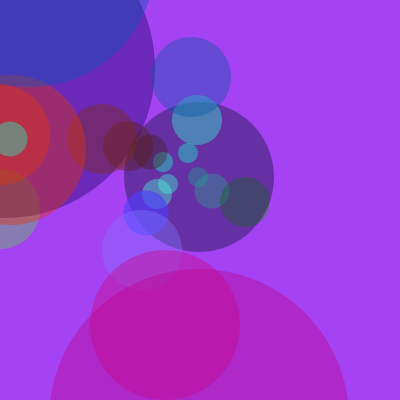
Frame 1 (no input)
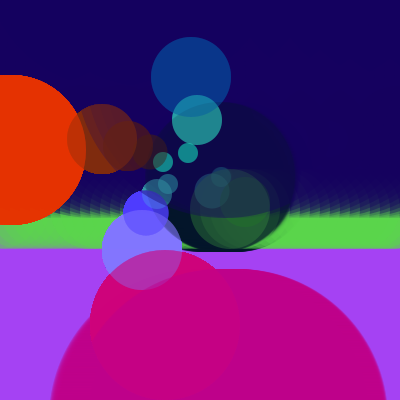
Frame 60 (the mouse pressed at the canvas centre just before this capture)
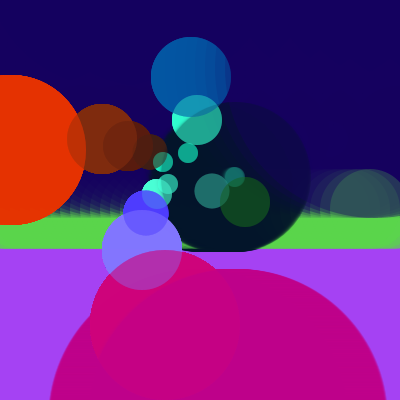
Frame 120 (the mouse held since frame 60 and released just before this capture)

The Processing sketch that drew these frames (run headless with seeded random() and noise(); from frame 60 on, the mouse is pressed at the canvas centre):

// Processing sketch: processing_133826
// ── processing_133826.pde

//brushes
float circleX;
float circleH;
float circleS;
float xspeed = 1;
float hspeed = 5;
float sspeed = 10;
float zspeed = 20;

//canvas
void setup(){
  background(random(256),random(256),random(256));
  size(400, 400);
  noStroke();
  circleX = 198;
  smooth();
  frameRate(60);
}

//art
void mousePressed(){
  background(random(256),random(256),random(256));
  noStroke(); //NOTE: you only have to do this once
  //reset background every time so you don't end up with a solid gradient at one point
  fill (112,96,255,60);
  ellipse(random(-50,400),random(-50,400),250,250);
  
  fill (134,121,255,60);
  ellipse(random(-50,400),random(-50,400),250,250);
  
  fill (152,2,202,60);
  ellipse(random(-50,400),random(-50,400),250,250);
  
  fill (183,19,255,60);
  ellipse(circleS,random(-50,400),250,250);
  
  fill (206,0,122,60);
  ellipse(random(-50,400),random(-50,400),250,250);
  
  fill (20,131,73,60);
  ellipse(random(-50,400),random(-50,400),300,300);
  
  fill (42,142,90,60);
  ellipse(random(-50,400),random(-50,400),300,300);
  
  fill (3,124,176,60);
  ellipse(random(-50,400),random(-50,400),300,300);
  
  fill (3,120,180,60);
  ellipse(random(-50,400),random(-50,400),300,300);
  
  fill (80,100,255,60);
  ellipse(circleX,random(-50,400),300,300);
  
  fill (1,88,184,60);
  ellipse(random(-50,400),random(-50,400),300,300);
  
  fill (183,19,255,60);
  ellipse(random(-50,400),random(-50,400),300,300);
}

void draw() {
  //instance of many circles
  //background(random(256),random(256),random(256));
  frameRate(60);
  
  fill (47,255,209,100);
  ellipse(circleX,177,20,20);
  circleX= circleX + xspeed;
  
  fill (73,255,215,100);
  ellipse(212,191,35,35);

  fill (31,145,20,100);
  ellipse(245,202,50,50);
  
  fill (89,214,73,100);
  ellipse(circleH,209,80,80);
  circleH = circleH + hspeed;
  
  fill (3,21,40,100);
  ellipse(circleX,177,150,150);
  
  fill (58,255,212,100);
  ellipse(168,184,20,20);
  
  fill (73,255,215,100);
  ellipse(157,194,30,30);
  
  fill (80,60,255,100);
  ellipse(146,213,45,45);
  
  fill (80,60,255,100);
  ellipse(146,213,45,45);
  
  fill (129,117,255,100);
  ellipse(142,250,80,80);
  
  fill (206,3,123,100);
  ellipse(165,325,150,150);
  
  fill (191,1,138,100);
  ellipse(circleX,419,300,300);
  
  fill (20,0,94,100);
  ellipse(circleH,68,300,300);
  circleH = circleH + hspeed;
  
  fill (24,255,204,100);
  ellipse(163,162,20,20);
  
  fill (64,30,20,100);
  ellipse(150,152,35,35);
  
  fill (90,28,12,100);
  ellipse(128,146,50,50);
  
  fill (128,43,12,100);
  ellipse(102,139,70,70);
  
  fill (229,53,2,100);
  ellipse(circleS,135,100,100);
  circleS= circleS + sspeed;
  
  fill (230,51,0,100);
  ellipse(11,150,150,150);
  
  fill (20,255,203,100);
  ellipse(188,153,20,20);
  
  fill (21,255,204,100);
  ellipse(circleS,139,35,35);
  circleS= circleS + zspeed;
  fill (49,255,210,100);
  ellipse(197,120,50,50);
  
  fill (3,87,163,100);
  ellipse(191,77,80,80);
  
  fill (1,89,184,100);
  ellipse(circleS,-38,250,250);
  circleS= circleS + sspeed;
  
  //all main circles completed//////
  //now edge circles
  if ((((circleX==400)||(circleS==400)||(circleH==400)))||(((circleX==0)||(circleS==0)||(circleH==0)))){
    xspeed=-xspeed;
    hspeed=-hspeed;
    sspeed=-sspeed;
    
}
}
